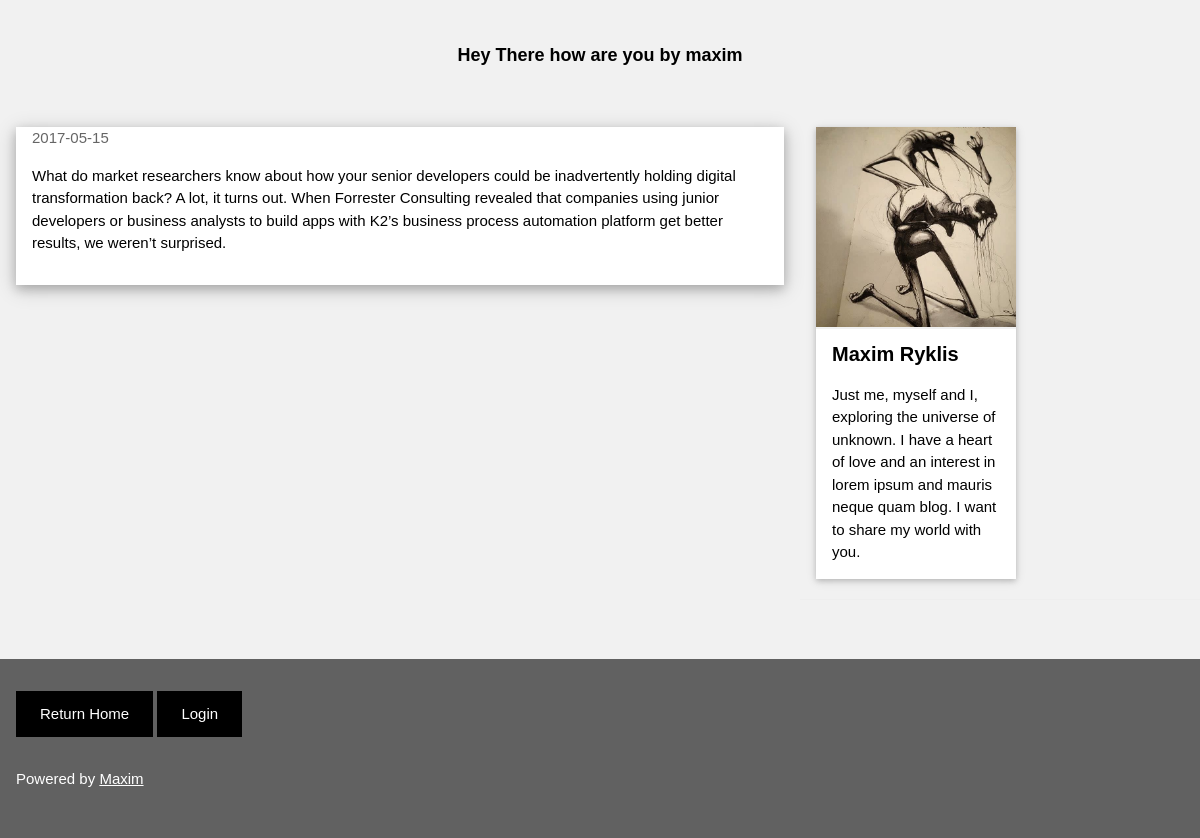
The page /read_post/7 on the database its author committed.
### tables this page shows
CREATE TABLE POSTS(
ID INTEGER NOT NULL primary key AUTOINCREMENT,
TITLE TEXT NOT NULL,
PDATE TEXT NOT NULL,
AUTHOR TEXT NOT NULL,
BLOG TEXT NOT NULL
);

### blog.py (the view)
@app.route('/read_post/<id>', methods=['GET'])
def read(id):
    conn = sqlite3.connect(DATABASE)
    c = conn.cursor()
    c.execute('select TITLE, PDATE, AUTHOR, BLOG from POSTS where ID = ?', (id))
    results = [dict(title=row[0], pdate=row[1], author=row[2], blog=row[3]) for row in c.fetchall()]
    conn.close()
    return render_template('/read_post.html', results=results)

### templates/read_post.html (shortened to what this page needs)
<!DOCTYPE html>
<html>
<link rel="stylesheet" href="/static/css/w3.css">
<link rel="stylesheet" href="/static/css/g.css">
<body class="w3-light-grey">
<div class="w3-content" style="max-width:1400px">
    {%for post in results%}
<header class="w3-container w3-center w3-padding-32">
    <h5><b>{{post.title}} by {{post.author}}</b></h5>
</header>
<div class="w3-row">
<div class="w3-col l8 s12">
  <div class="w3-card-4 w3-margin w3-white">
    <div class="w3-container">
    <span class="w3-opacity">{{post.pdate}}</span>
    </div>
    <div class="w3-container">
      <p>{{post.blog}}</p>
      <div class="w3-row">
        <div class="w3-col m8 s12">
        </div>
      </div>
    </div>
  </div>
  {% endfor %}
</div>
<div class="w3-col l4">
  <div class="w3-card-2 w3-margin w3-margin-top">
  <img src="/static/images/logo.jpg" style="width:100%">
    <div class="w3-container w3-white">
      <h4><b>Maxim Ryklis</b></h4>
      <p>Just me, myself and I, exploring the universe of unknown. I have a heart of love and an interest in lorem ipsum and mauris neque quam blog. I want to share my world with you.</p>
    </div>
  </div><hr>
</div>
</div><br>
</div>
<footer class="w3-container w3-dark-grey w3-padding-32 w3-margin-top">
    <a href="/"><button class="w3-button w3-black w3-padding-large w3-margin-bottom">Return Home</button></a>
  <a href="/login"><button class="w3-button w3-black w3-padding-large w3-margin-bottom">Login</button></a>
  <p>Powered by <a href="https://www.linkedin.com/in/maximryklis/" target="_blank">Maxim</a></p>
</footer>
</body>
</html>

### static/css/w3.css (style rules this page uses)
html { box-sizing:border-box }
*,*:before,*:after { box-sizing:inherit }
html { -ms-text-size-adjust:100%;-webkit-text-size-adjust:100% }
body { margin:0 }
article,aside,details,figcaption,figure,footer,header,main,menu,nav,section,summary { display:block }
a { background-color:transparent;-webkit-text-decoration-skip:objects }
img { border-style:none }
hr { box-sizing:content-box;height:0;overflow:visible }
button,input,select,textarea { font:inherit;margin:0 }
button,input { overflow:visible }
button,select { text-transform:none }
button,html [type=button],[type=reset],[type=submit] { -webkit-appearance:button }
html,body { font-family:Verdana,sans-serif;font-size:15px;line-height:1.5 }
html { overflow-x:hidden }
h4 { font-size:20px }
h5 { font-size:18px }
h1,h2,h3,h4,h5,h6 { font-family:"Segoe UI",Arial,sans-serif;font-weight:400;margin:10px 0 }
hr { border:0;border-top:1px solid #eee;margin:20px 0 }
img { margin-bottom:-5px }
a { color:inherit }
.w3-btn,.w3-button { border:none;display:inline-block;outline:0;padding:8px 16px;vertical-align:middle;overflow:hidden;text-decoration:none;color:inherit;background-color:inherit;text-align:center;cursor:pointer;white-space:nowrap }
.w3-btn,.w3-button { -webkit-touch-callout:none;-webkit-user-select:none;-khtml-user-select:none;-moz-user-select:none;-ms-user-select:none;user-select:none }
.w3-container:after,.w3-container:before,.w3-panel:after,.w3-panel:before,.w3-row:after,.w3-row:before,.w3-row-padding:after,.w3-row-padding:before, .w3-cell-row:before,.w3-cell-row:after,.w3-clear:after,.w3-clear:before,.w3-bar:before,.w3-bar:after { content:"";display:table;clear:both }
.w3-col,.w3-half,.w3-third,.w3-twothird,.w3-threequarter,.w3-quarter { float:left;width:100% }
.w3-col.s12 { width:99.99999% }
@media (min-width:601px) { .w3-col.m8,.w3-twothird { width:66.66666% } }
@media (min-width:993px) { .w3-col.l4 { width:33.33333% } }
@media (min-width:993px) { .w3-col.l8 { width:66.66666% } }
.w3-content { max-width:980px;margin:auto }
.w3-container,.w3-panel { padding:0.01em 16px }
.w3-card,.w3-card-2 { margin: auto; width: 50%; box-shadow:0 2px 5px 0 rgba(0,0,0,0.16),0 2px 10px 0 rgba(0,0,0,0.12) }
.w3-card-4,.w3-hover-shadow:hover { box-shadow:0 4px 10px 0 rgba(0,0,0,0.2),0 4px 20px 0 rgba(0,0,0,0.19) }
.w3-opacity,.w3-hover-opacity:hover { opacity:0.60 }
.w3-center { text-align:center!important }
.w3-margin { margin:16px!important }
.w3-margin-top { margin-top:16px!important }
.w3-margin-bottom { margin-bottom:16px!important }
.w3-padding-large { padding:12px 24px!important }
.w3-padding-32 { padding-top:32px!important;padding-bottom:32px!important }
.w3-white,.w3-hover-white:hover { color:#000!important;background-color:#fff!important }
.w3-black,.w3-hover-black:hover { color:#fff!important;background-color:#000!important }
.w3-light-grey,.w3-hover-light-grey:hover,.w3-light-gray,.w3-hover-light-gray:hover { color:#000!important;background-color:#f1f1f1!important }
.w3-dark-grey,.w3-hover-dark-grey:hover,.w3-dark-gray,.w3-hover-dark-gray:hover { color:#fff!important;background-color:#616161!important }

### templates/read_post.html (style rules this page uses)
body,h1,h2,h3,h4,h5 { font-family: "Raleway", sans-serif }

### rows shown on the page
POSTS: title "Hey There how are you", author "maxim", pdate "2017-05-15", blog "What do market researchers know about how your senior developers could be inadvertently holding digital transformation back? A lot, it turns out. When Forrester Consulting revealed that companies using junior developers or business analysts to build apps with K2’s business process automation platform get better results, we weren’t surprised."
